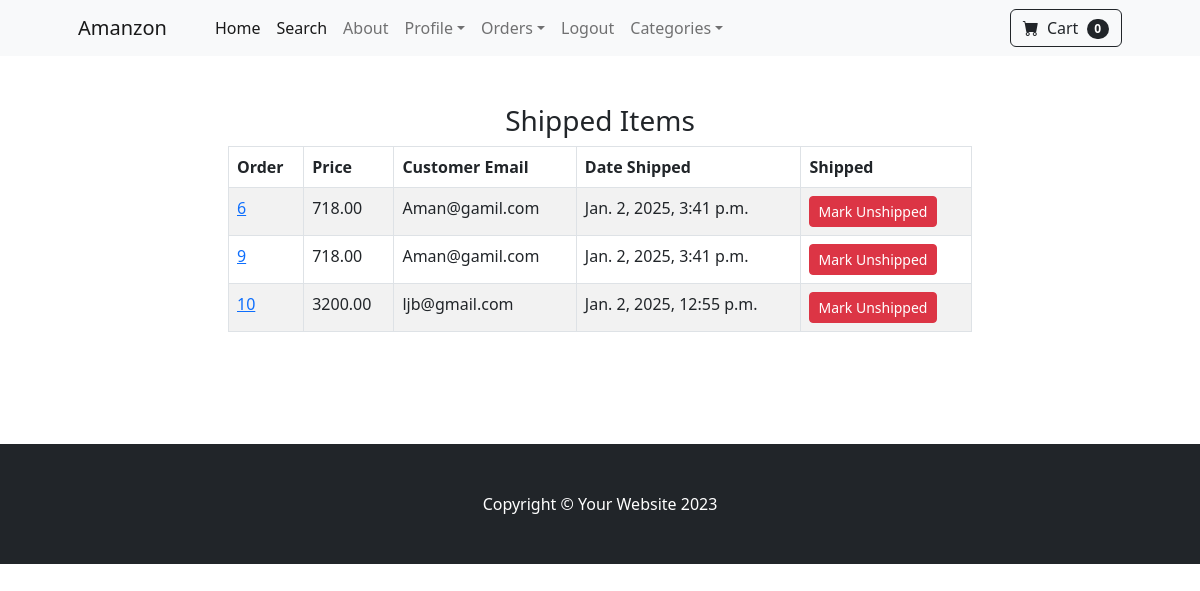
The page /payment/shipped_dash (signed in) on the database its author committed.
### payment/models.py (models this page shows, shortened)
class Order(models.Model):
    user = models.ForeignKey(User, on_delete=models.CASCADE, null=True , blank=True)
    full_name = models.CharField(max_length=250)
    email = models.EmailField(max_length=250)
    shipping_address = models.TextField(max_length=15000)
    amount_paid = models.DecimalField(max_digits=7,decimal_places=2)
    date_ordered=models.DateTimeField(auto_now_add=True)
    shipped = models.BooleanField(default=False)
    date_shipped=models.DateTimeField(blank=True,null=True)

### payment/views.py (the view, shortened to what this page needs)
# urls.py: path('shipped_dash',views.shipped_dash, name="shipped_dash"),
def shipped_dash(request):
    if request.user.is_authenticated and request.user.is_superuser:
        orders=Order.objects.filter(shipped=True)
        return render(request, 'shipped_dash.html',{"orders":orders})
    else:
        messages.success(request,'Access Denied')
        return redirect('home')

### cart/cart.py (called while the page is built)
    def __len__(self):
        return len(self.cart)

### cart/context_processors.py (called while the page is built)
def cart(request):
    return {'cart' : Cart(request)}

### payment/templates/shipped_dash.html (shortened to what this page needs)
{% extends 'base.html' %}
{% block content %}
  <div class="container" >
    <div class="row">
        <center>
            <div class="col-8">
                <br> <br>
                <h3>Shipped Items</h3>
                <table class="table table-striped table-hover table-bordered">
                    <thead class="thead-dark">
                      <tr>
                        <th scope="col">Order</th>
                        <th scope="col">Price</th>
                        <th scope="col">Customer Email</th>
                        <th scope="col">Date Shipped</th>
                        <th scope="col">Shipped</th>
                    </tr>
                </thead>
                    <tbody>
                        {% for item in orders %}
                      <tr>
                        <td><a href="{% url 'orders' item.id %} ">{{ item.id }}</a></td>
                        <td>{{ item.amount_paid }}</td>
                        <td>{{ item.email }}</td>
                        <td>{{ item.date_shipped }}</td>
                        <td>
                            <form method="POST" action="">
                                <button type="submit" class="btn btn-danger btn-sm">Mark Unshipped</button>
                            </form>
                        </td>
                      </tr>
                      {% endfor %}
                    </tbody>
                  </table>
                <br> <br><br> <br>
            </div>
        </center>
    </div>
  </div>
{% endblock %}

### rows shown on the page
Order: id "6", amount_paid "718.00", email "Aman@gamil.com", date_shipped "Jan. 2, 2025, 3:41 p.m."
Order: id "9", amount_paid "718.00", email "Aman@gamil.com", date_shipped "Jan. 2, 2025, 3:41 p.m."
Order: id "10", amount_paid "3200.00", email "ljb@gmail.com", date_shipped "Jan. 2, 2025, 12:55 p.m."

### other values the page prints
{{ cart|length }} "0"
